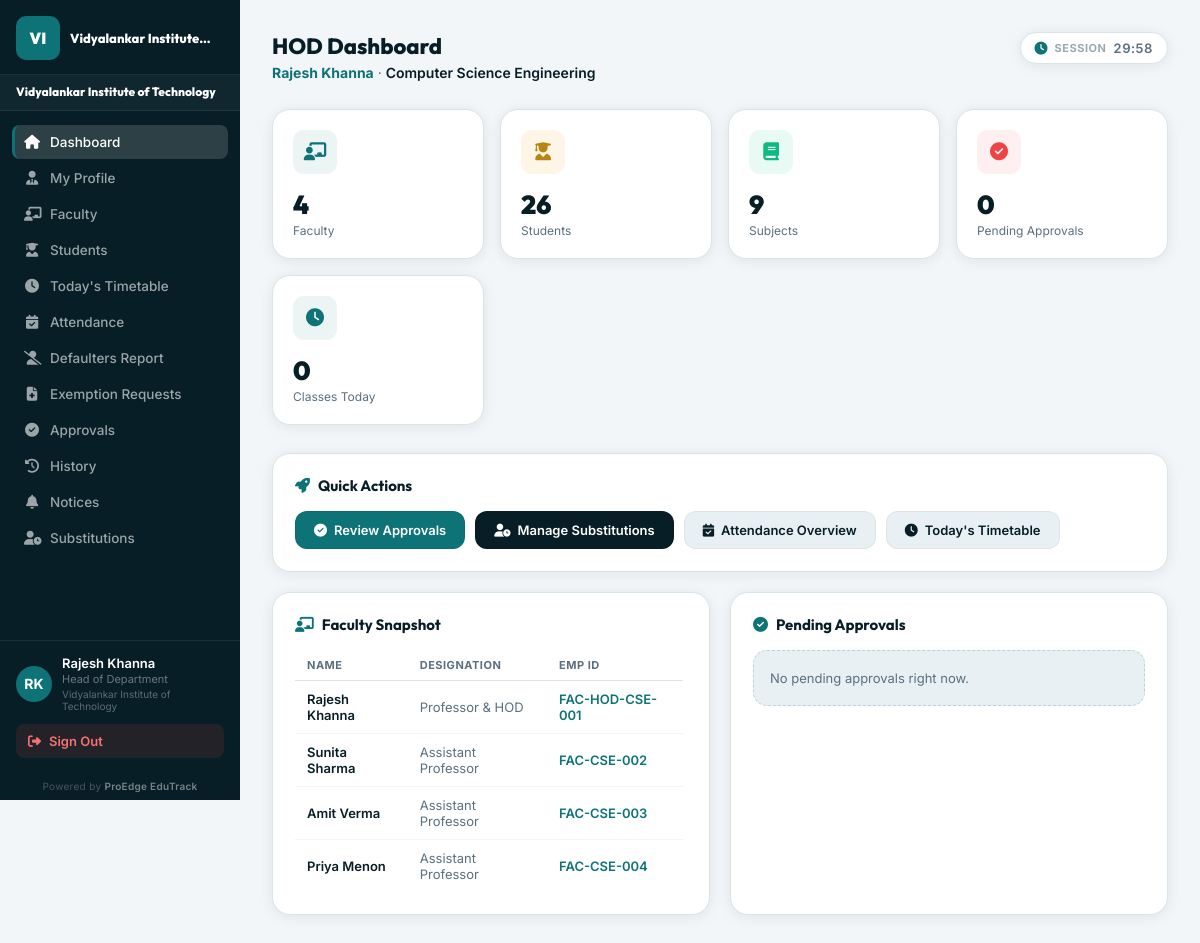
The app's page /dashboard/hod/ (signed in) with its own data.
### students/models.py (models this page shows, shortened)
class College(models.Model):
    name = models.CharField(max_length=150, unique=True)
    code = models.CharField(max_length=30, unique=True)
    city = models.CharField(max_length=100, blank=True)
    state = models.CharField(max_length=100, blank=True)
    logo = models.ImageField(upload_to='college_logos/', null=True, blank=True)
    student_id_rule = models.CharField(max_length=100, default='{YEAR}-{CODE}-{DEPT}-{SERIAL}')
    faculty_id_rule = models.CharField(max_length=100, default='FAC-{CODE}-{SERIAL}')
    email = models.EmailField(null=True, blank=True)
    website = models.URLField(null=True, blank=True)
    is_active = models.BooleanField(default=True)
    created_at = models.DateTimeField(auto_now_add=True)

class Department(models.Model):
    college = models.ForeignKey(College, on_delete=models.CASCADE, null=True, blank=True, related_name='departments')
    name = models.CharField(max_length=100)
    code = models.CharField(max_length=20)
    section_capacity = models.PositiveIntegerField(default=60)
    description = models.TextField(null=True, blank=True)
    established_year = models.IntegerField(null=True, blank=True)
    created_at = models.DateTimeField(auto_now_add=True)
    is_deleted = models.BooleanField(default=False)
    class Meta:
        unique_together = (
            ('college', 'name'),
            ('college', 'code'),
        )

class Faculty(models.Model):
    user = models.OneToOneField(User, on_delete=models.CASCADE)
    employee_id = models.CharField(max_length=50, unique=True)
    department = models.ForeignKey(Department, on_delete=models.CASCADE)
    designation = models.CharField(max_length=100)  # Assistant Prof, etc.
    qualification = models.CharField(max_length=100)
    experience_years = models.IntegerField()
    phone_number = models.CharField(max_length=15)
    is_deleted = models.BooleanField(default=False)
    joined_date = models.DateField(auto_now_add=True)

### students/views/_legacy.py (the view)
# urls.py: path('dashboard/hod/', views.hod_dashboard, name='hod_dashboard'),
@login_required
def hod_dashboard(request):
    user = request.user
    try:
        hod = HOD.objects.select_related('department').get(user=user)
    except HOD.DoesNotExist:
        messages.error(request, 'HOD profile not found. Contact admin.')
        return redirect('home')
    dept = hod.department
    faculty_list   = Faculty.objects.filter(department=dept).select_related('user')[:100]
    total_faculty_count = Faculty.objects.filter(department=dept).count()
    students_list  = Student.objects.filter(department=dept, status='ACTIVE').select_related('user').order_by('roll_number')[:100]
    total_students_count = Student.objects.filter(department=dept, status='ACTIVE').count()
    subjects_list  = Subject.objects.filter(department=dept)
    pending_approvals = HODApproval.objects.filter(department=dept, status='PENDING').select_related('requested_by')
    recent_approvals  = HODApproval.objects.filter(department=dept).order_by('-created_at')[:10]
    announcements  = _scope_announcements_for_college(dept.college).order_by('-created_at')[:5]
    today_day = {0:'MON',1:'TUE',2:'WED',3:'THU',4:'FRI',5:'SAT',6:'SUN'}.get(timezone.localtime(timezone.now()).weekday(), '')
    today_timetable = Timetable.objects.filter(
        subject__department=dept, day_of_week=today_day
    ).select_related('subject', 'faculty__user', 'classroom').order_by('start_time')
    subject_ids = list(subjects_list.values_list('id', flat=True))
    hod_att_rule = _get_attendance_rule(dept.college, dept)
    defaulter_threshold = hod_att_rule.effective_min_subject
    session_counts = AttendanceSession.objects.filter(subject_id__in=subject_ids).values('subject_id').annotate(count=Count('id'))
    sessions_by_subj = {row['subject_id']: row['count'] for row in session_counts}
    att_agg = Attendance.objects.filter(session__subject_id__in=subject_ids).values('session__subject_id').annotate(
        total=Count('id'),
        present=Count('id', filter=Q(status='PRESENT'))
    )
    att_by_subj = {row['session__subject_id']: row for row in att_agg}
    student_att_per_subj = Attendance.objects.filter(
        session__subject_id__in=subject_ids
    ).values('student', 'session__subject_id').annotate(
        total=Count('id'),
        present=Count('id', filter=Q(status='PRESENT'))
    )
    defaulters_by_subj = {}
    for row in student_att_per_subj:
        if row['total'] > 0 and (row['present'] / row['total'] * 100) < defaulter_threshold:
            sid = row['session__subject_id']
            defaulters_by_subj[sid] = defaulters_by_subj.get(sid, 0) + 1
    subject_attendance = []
    for subj in subjects_list:
        agg = att_by_subj.get(subj.id, {'total': 0, 'present': 0})
        pct = round(agg['present'] / agg['total'] * 100, 1) if agg['total'] > 0 else 0
        subject_attendance.append({
            'subject': subj,
            'sessions': sessions_by_subj.get(subj.id, 0),
            'pct': pct,
            'defaulters': defaulters_by_subj.get(subj.id, 0),
            'total_records': agg['total'],
        })
    faculty_ids = list(faculty_list.values_list('id', flat=True))
    faculty_user_ids = list(faculty_list.values_list('user_id', flat=True))
    subj_counts = FacultySubject.objects.filter(faculty_id__in=faculty_ids).values('faculty_id').annotate(count=Count('id'))
    subj_count_map = {row['faculty_id']: row['count'] for row in subj_counts}
    sessions_month = AttendanceSession.objects.filter(
        faculty_id__in=faculty_ids,
        date__month=timezone.now().month,
        date__year=timezone.now().year
    ).values('faculty_id').annotate(count=Count('id'))
    sessions_month_map = {row['faculty_id']: row['count'] for row in sessions_month}
    pending_reviews_agg = AssignmentSubmission.objects.filter(
        assignment__created_by_id__in=faculty_user_ids, marks__isnull=True
    ).values('assignment__created_by_id').annotate(count=Count('id'))
    pending_reviews_map = {row['assignment__created_by_id']: row['count'] for row in pending_reviews_agg}
    faculty_workload = []
    for f in faculty_list:
        faculty_workload.append({
            'faculty': f,
            'subj_count': subj_count_map.get(f.id, 0),
            'sessions_this_month': sessions_month_map.get(f.id, 0),
            'pending_reviews': pending_reviews_map.get(f.user_id, 0),
        })
    sem_breakdown = Student.objects.filter(department=dept, status='ACTIVE').values('current_semester').annotate(count=Count('id')).order_by('current_semester')
    approval_stats = {
        'pending': pending_approvals.count(),
        'approved': HODApproval.objects.filter(department=dept, status='APPROVED').count(),
        'rejected': HODApproval.objects.filter(department=dept, status='REJECTED').count(),
    }
    context = {
        'hod': hod, 'dept': dept,
        'college': dept.college,
        'total_faculty': total_faculty_count,
        'total_students': total_students_count,
        'total_subjects': subjects_list.count(),
        'pending_approvals_count': pending_approvals.count(),
        'faculty_list': faculty_list,
        'students_list': students_list,
        'pending_approvals': pending_approvals,
        'recent_approvals': recent_approvals,
        'subject_attendance': subject_attendance,
        'today_timetable': today_timetable,
        'today_day': today_day,
        'announcements': announcements,
        'faculty_workload': faculty_workload,
        'sem_breakdown': sem_breakdown,
        'approval_stats': approval_stats,
        'branding': _get_college_branding(dept.college),
    }
    return render(request, 'dashboards/hod.html', context)

### templates/dashboards/hod.html (shortened to what this page needs)
{% extends 'dashboards/base_dashboard.html' %}
{% block role_label_foot %}Head of Department{% endblock %}
{% block page_title %}HOD Dashboard{% endblock %}
{% block page_sub %}<span style="color:var(--teal);font-weight:700">{{ request.user.get_full_name|default:request.user.username }}</span> · <span style="color:var(--deep);font-weight:600">{{ dept.name }}</span>{% endblock %}
{% block sidebar_links %}
<a href="#dashboard" data-section-target="dashboard" class="sb-link active"><i class="fas fa-home"></i> Dashboard</a>
<a href="#profile" data-section-target="profile" class="sb-link"><i class="fas fa-user-tie"></i> My Profile</a>
<a href="#faculty" data-section-target="faculty" class="sb-link"><i class="fas fa-chalkboard-teacher"></i> Faculty</a>
<a href="#students" data-section-target="students" class="sb-link"><i class="fas fa-user-graduate"></i> Students</a>
<a href="#timetable" data-section-target="timetable" class="sb-link"><i class="fas fa-clock"></i> Today's Timetable</a>
<a href="#attendance" data-section-target="attendance" class="sb-link"><i class="fas fa-calendar-check"></i> Attendance</a>
<a href="{% url 'hod_defaulters_report' %}" class="sb-link"><i class="fas fa-user-slash"></i> Defaulters Report</a>
<a href="{% url 'hod_exemptions' %}" class="sb-link"><i class="fas fa-file-medical"></i> Exemption Requests</a>
<a href="#approvals" data-section-target="approvals" class="sb-link"><i class="fas fa-check-circle"></i> Approvals</a>
<a href="#history" data-section-target="history" class="sb-link"><i class="fas fa-history"></i> History</a>
<a href="#notices" data-section-target="notices" class="sb-link"><i class="fas fa-bell"></i> Notices</a>
<a href="{% url 'hod_substitutions' %}" class="sb-link"><i class="fas fa-user-clock"></i> Substitutions</a>
{% endblock %}
{% block dashboard_content %}
<section data-dashboard-pane="dashboard" class="dashboard-pane active">
  <div class="stat-grid">
    <div class="stat-card">
      <div class="s-icon" style="background:rgba(13,115,119,.08);color:var(--teal)"><i class="fas fa-chalkboard-teacher"></i></div>
      <div class="s-val">{{ total_faculty }}</div><div class="s-lbl">Faculty</div>
    </div>
    <div class="stat-card">
      <div class="s-icon" style="background:rgba(230,168,23,.1);color:#b88510"><i class="fas fa-user-graduate"></i></div>
      <div class="s-val">{{ total_students }}</div><div class="s-lbl">Students</div>
    </div>
    <div class="stat-card">
      <div class="s-icon" style="background:rgba(16,185,129,.09);color:var(--green)"><i class="fas fa-book"></i></div>
      <div class="s-val">{{ total_subjects }}</div><div class="s-lbl">Subjects</div>
    </div>
    <div class="stat-card">
      <div class="s-icon" style="background:rgba(239,68,68,.08);color:var(--red)"><i class="fas fa-check-circle"></i></div>
      <div class="s-val">{{ pending_approvals_count }}</div><div class="s-lbl">Pending Approvals</div>
    </div>
    <div class="stat-card">
      <div class="s-icon" style="background:rgba(13,115,119,.08);color:var(--teal)"><i class="fas fa-clock"></i></div>
      <div class="s-val">{{ today_timetable|length }}</div><div class="s-lbl">Classes Today</div>
    </div>
  </div>
  <div class="d-card" style="margin-bottom:20px">
    <div class="d-title"><i class="fas fa-rocket"></i> Quick Actions</div>
    <div class="qa-row">
      <a href="#approvals" data-section-target="approvals" class="qa-btn qa-teal"><i class="fas fa-check-circle"></i> Review Approvals{% if pending_approvals_count > 0 %} ({{ pending_approvals_count }}){% endif %}</a>
      <a href="{% url 'hod_substitutions' %}" class="qa-btn qa-deep"><i class="fas fa-user-clock"></i> Manage Substitutions</a>
      <a href="#attendance" data-section-target="attendance" class="qa-btn" style="background:var(--surface2);color:var(--deep)"><i class="fas fa-calendar-check"></i> Attendance Overview</a>
      <a href="#timetable" data-section-target="timetable" class="qa-btn" style="background:var(--surface2);color:var(--deep)"><i class="fas fa-clock"></i> Today's Timetable</a>
    </div>
  </div>
  <div class="two-col">
    <div class="d-card">
      <div class="d-title"><i class="fas fa-chalkboard-teacher"></i> Faculty Snapshot</div>
      {% if faculty_list %}
      <div class="table-scroll content-scroll soft">
        <table class="dtable">
          <thead><tr><th>Name</th><th>Designation</th><th>Emp ID</th></tr></thead>
          <tbody>
            {% for f in faculty_list %}
            <tr>
              <td style="font-weight:600;color:var(--deep)">{{ f.user.get_full_name|default:f.user.username }}</td>
              <td style="color:var(--muted)">{{ f.designation }}</td>
              <td style="color:var(--teal);font-weight:600">{{ f.employee_id }}</td>
            </tr>
            {% endfor %}
          </tbody>
        </table>
      </div>
      {% else %}
      <div class="empty"><i class="fas fa-chalkboard-teacher"></i>No faculty in this department.</div>
      {% endif %}
    </div>
    <div class="d-card">
      <div class="d-title"><i class="fas fa-check-circle"></i> Pending Approvals</div>
      {% if pending_approvals %}
      <div class="content-scroll soft">
        {% for ap in pending_approvals %}
        <div class="approval-card">
          <div class="approval-type">{{ ap.get_approval_type_display }}</div>
          <div class="approval-desc">{{ ap.description|truncatechars:100 }}</div>
          <div class="approval-meta">{{ ap.requested_by.get_full_name|default:ap.requested_by.username }} · {{ ap.created_at|date:"d M Y" }}</div>
          <div class="approval-actions">
            <form method="POST" action="{% url 'hod_approve' ap.pk %}" style="display:inline">{% csrf_token %}<input type="hidden" name="action" value="APPROVED"/><button type="submit" class="btn-approve"><i class="fas fa-check"></i> Approve</button></form>
            <form method="POST" action="{% url 'hod_approve' ap.pk %}" style="display:inline">{% csrf_token %}<input type="hidden" name="action" value="REJECTED"/><button type="submit" class="btn-reject"><i class="fas fa-times"></i> Reject</button></form>
          </div>
        </div>
        {% endfor %}
      </div>
      {% else %}
      <div class="hint-box">No pending approvals right now.</div>
      {% endif %}
    </div>
  </div>
</section>
{% endblock %}

### templates/dashboards/base_dashboard.html (shortened to what this page needs)
{% extends 'base.html' %}
{% load static %}
{% block body %}
<div class="db-layout">
  <aside class="db-sidebar" id="db-sidebar">
    <div class="sb-head">
      {% if college and college.logo %}
        <img src="{{ college.logo.url }}" alt="{{ college.name }}" class="sb-college-logo"/>
        <button class="sb-close" id="sb-close" aria-label="Close menu"><i class="fas fa-times"></i></button>
      {% elif college %}
        <div class="sb-college-initials">{{ college.code|slice:":2"|upper }}</div>
        <div class="sb-college-head-name">{{ college.name|truncatechars:22 }}</div>
      {% else %}
        <div style="font-family:'Outfit',sans-serif;font-size:20px;font-weight:900;color:#fff">Edu<span style="color:var(--teal-lt)">Track</span></div>
        <button class="sb-close" id="sb-close" aria-label="Close menu"><i class="fas fa-times"></i></button>
      {% endif %}
    </div>
    {% if college %}
    <div class="sb-college-banner">
      <div class="sb-college-name">{{ college.name }}</div>
    </div>
    {% endif %}
    <nav class="sb-nav">
      {% block sidebar_links %}{% endblock %}
    </nav>
    <div class="sb-foot">
      <div class="sb-user">
        <div class="sb-avatar">{{ request.user.first_name|first|upper }}{{ request.user.last_name|first|upper }}</div>
        <div class="sb-user-info">
          <div class="sb-user-name">{{ request.user.get_full_name|default:request.user.username }}</div>
          <div class="sb-user-role">{% block role_label_foot %}{% endblock %}</div>
          {% if college %}<div class="sb-user-college">{{ college.name }}</div>{% endif %}
        </div>
      </div>
      <a href="{% url 'logout' %}" class="sb-logout">
        <i class="fas fa-sign-out-alt"></i> Sign Out
      </a>
    </div>
    <div class="sb-powered">Powered by <span>ProEdge EduTrack</span></div>
  </aside>
  <main class="db-main">
    <div class="db-page-head">
      <div class="db-page-head-row">
        <div>
          <h1 class="db-page-title">{% block page_title %}Dashboard{% endblock %}</h1>
          <p class="db-page-sub">{% block page_sub %}Welcome back, {{ request.user.first_name|default:request.user.username }}{% endblock %}</p>
        </div>
        <div class="topbar-session-timer{% if request.is_college_admin %} admin-timer-hidden{% endif %}" id="sb-session-timer" title="Session time remaining">
          <i class="fas fa-clock"></i>
          <span class="timer-label">Session</span>
          <span id="sb-timer-display" style="font-variant-numeric:tabular-nums;letter-spacing:.5px">--:--</span>
        </div>
      </div>
    </div>
    {% block dashboard_content %}{% endblock %}
  </main>
</div>
{% endblock %}

### records on screen
College: code "VI", name "Vidyalankar Institute…", name "Vidyalankar Institute of Technology"
Department: name "Computer Science Engineering"
Faculty: user.get_full_name "Rajesh Khanna", designation "Professor & HOD", employee_id "FAC-HOD-CSE-001"
Faculty: user.get_full_name "Sunita Sharma", designation "Assistant Professor", employee_id "FAC-CSE-002"
Faculty: user.get_full_name "Amit Verma", designation "Assistant Professor", employee_id "FAC-CSE-003"
Faculty: user.get_full_name "Priya Menon", designation "Assistant Professor", employee_id "FAC-CSE-004"

### other values on screen
{{ request.user.first_name|first|upper }} "R"
{{ request.user.last_name|first|upper }} "K"
{{ request.user.get_full_name|default:request.user.username }} "Rajesh Khanna"
{{ total_faculty }} "4"
{{ total_students }} "26"
{{ total_subjects }} "9"
{{ pending_approvals_count }} "0"
{{ today_timetable|length }} "0"
